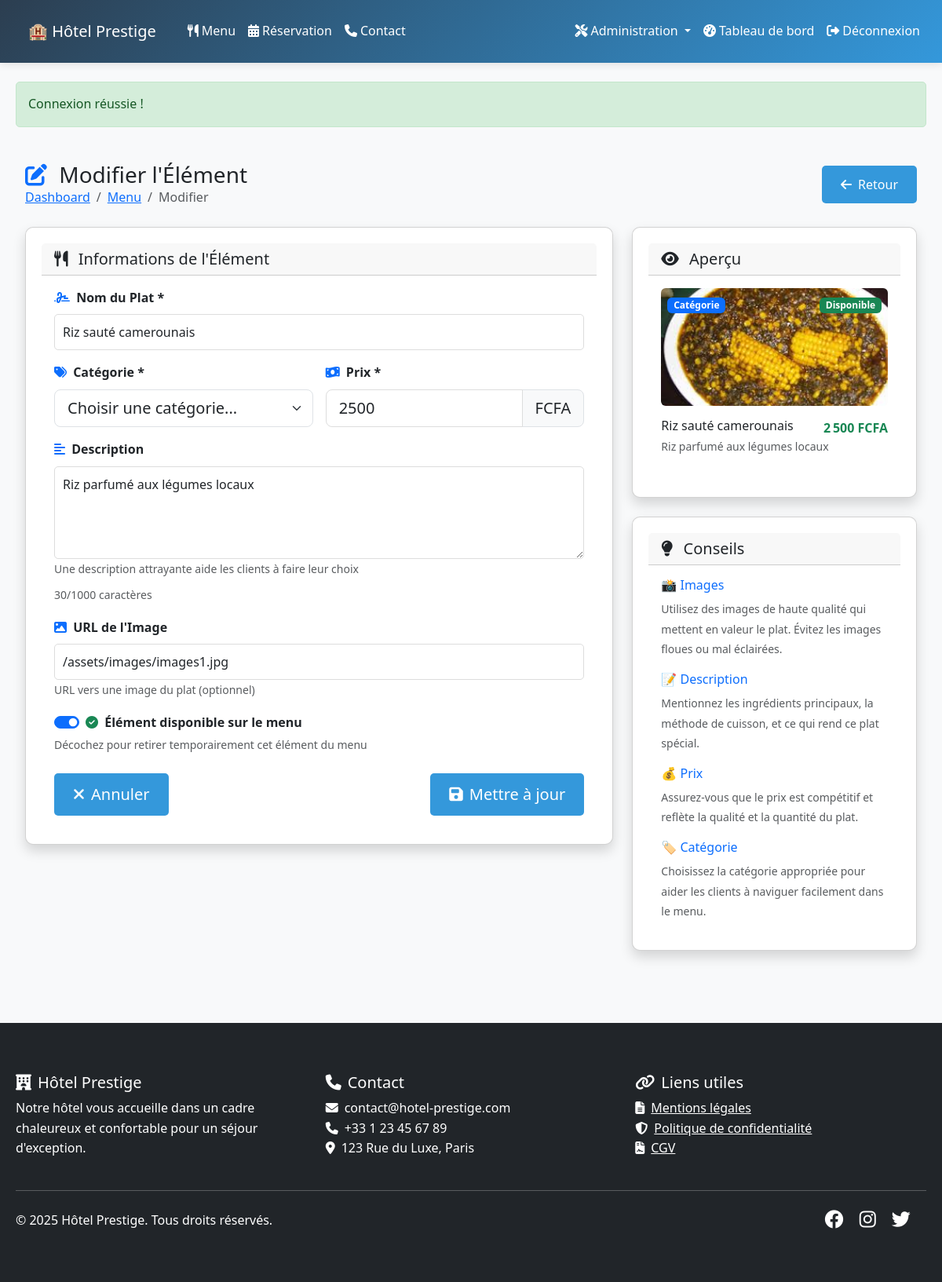
The page /admin/menu/edit/25 (signed in) on the database its author committed.
### tables this page shows
CREATE TABLE IF NOT EXISTS `menus` (
  `id` int NOT NULL AUTO_INCREMENT,
  `name` varchar(100) NOT NULL,
  `description` text,
  `price` decimal(10,2) NOT NULL,
  `category` varchar(50) NOT NULL,
  `image_path` varchar(255) DEFAULT NULL,
  `is_available` tinyint(1) DEFAULT '1',
  `created_at` timestamp NULL DEFAULT CURRENT_TIMESTAMP,
  `updated_at` timestamp NULL DEFAULT CURRENT_TIMESTAMP ON UPDATE CURRENT_TIMESTAMP,
  PRIMARY KEY (`id`),
  KEY `idx_category` (`category`)
);

### src/Views/templates/admin/menu/form.php (the view, shortened to what the rows shown need)
<?php
$isEdit = $menuItem->getId() !== null;
$pageTitle = $isEdit ? 'Modifier l\'Élément' : 'Nouvel Élément du Menu';
$submitText = $isEdit ? 'Mettre à jour' : 'Créer';
$submitIcon = $isEdit ? 'fa-save' : 'fa-plus';
?>
<div class="container-fluid py-4">
    <div class="row mb-4">
        <div class="col-12">
            <div class="d-flex justify-content-between align-items-center">
                <div>
                    <h1 class="h3 mb-0">
                        <i class="fas <?= $isEdit ? 'fa-edit' : 'fa-plus' ?> me-2 text-primary"></i>
                        <?= $pageTitle ?>
                    </h1>
                    <nav aria-label="breadcrumb">
                        <ol class="breadcrumb mb-0">
                        </ol>
                    </nav>
                </div>
            </div>
        </div>
    </div>
    <div class="row">
        <div class="col-lg-8">
            <div class="card shadow">
                <div class="card-body">
                    <form method="POST" class="needs-validation" novalidate>
                        <div class="row g-3">
                            <div class="col-12">
                                <label for="name" class="form-label fw-bold">
                                    <i class="fas fa-signature text-primary me-1"></i>
                                    Nom du Plat *
                                </label>
                                <input type="text"
                                    class="form-control form-control-lg"
                                    id="name"
                                    name="name"
                                    value="<?= htmlspecialchars($_SESSION['old_data']['name'] ?? $menuItem->getName()) ?>"
                                    placeholder="Ex: Poulet DG, Salade César..."
                                    required>
                            </div>
                            <div class="col-md-6">
                                <div class="input-group input-group-lg">
                                    <input type="number"
                                        class="form-control"
                                        id="price"
                                        name="price"
                                        value="<?= $_SESSION['old_data']['price'] ?? $menuItem->getPrice() ?>"
                                        min="0"
                                        step="500"
                                        placeholder="5000"
                                        required>
                                    <span class="input-group-text">FCFA</span>
                                </div>
                            </div>
                            <div class="col-12">
                                <label for="description" class="form-label fw-bold">
                                    <i class="fas fa-align-left text-primary me-1"></i>
                                    Description
                                </label>
                                <textarea class="form-control"
                                    id="description"
                                    name="description"
                                    rows="4"
                                    placeholder="Décrivez les ingrédients, la préparation, les accompagnements..."><?= htmlspecialchars($_SESSION['old_data']['description'] ?? $menuItem->getDescription() ?? '') ?></textarea>
                                <small class="form-text text-muted">
                                    Une description attrayante aide les clients à faire leur choix
                                </small>
                                <div class="mt-2">
                                    <small class="text-muted">
                                    </small>
                                </div>
                            </div>
                            <div class="col-12">
                                <label for="image_path" class="form-label fw-bold">
                                    <i class="fas fa-image text-primary me-1"></i>
                                    URL de l'Image
                                </label>
                                <input type="url"
                                    class="form-control"
                                    id="image_path"
                                    name="image_path"
                                    value="<?= htmlspecialchars($_SESSION['old_data']['image_path'] ?? $menuItem->getImagePath() ?? '') ?>"
                                    placeholder="https://exemple.com/image.jpg">
                                <small class="form-text text-muted">
                                    URL vers une image du plat (optionnel)
                                </small>
                            </div>
                            <div class="col-12">
                                <div class="form-check form-switch">
                                    <input class="form-check-input"
                                        type="checkbox"
                                        id="is_available"
                                        name="is_available"
                                        <?= ($_SESSION['old_data']['is_available'] ?? $menuItem->isAvailable()) ? 'checked' : '' ?>>
                                    <label class="form-check-label fw-bold" for="is_available">
                                        <i class="fas fa-check-circle text-success me-1"></i>
                                        Élément disponible sur le menu
                                    </label>
                                </div>
                            </div>
                        </div>
                        <div class="row mt-4">
                            <div class="col-12">
                                <div class="d-flex justify-content-between">
                                    <a href="/admin/menu" class="btn btn-outline-secondary btn-lg">
                                        <i class="fas fa-times me-2"></i>Annuler
                                    </a>
                                    <button type="submit" class="btn btn-primary btn-lg">
                                        <i class="fas <?= $submitIcon ?> me-2"></i><?= $submitText ?>
                                    </button>
                                </div>
                            </div>
                        </div>
                    </form>
                </div>
            </div>
        </div>
    </div>
</div>

### rows shown on the page
menus: id "Modifier l'Élément", name "Riz sauté camerounais", price "2500", description "Riz parfumé aux légumes locaux", image_path "/assets/images/images1.jpg", is_available "☑", id "Mettre à jour"

### other values the page prints
$_SESSION['success'] "Connexion réussie !"
